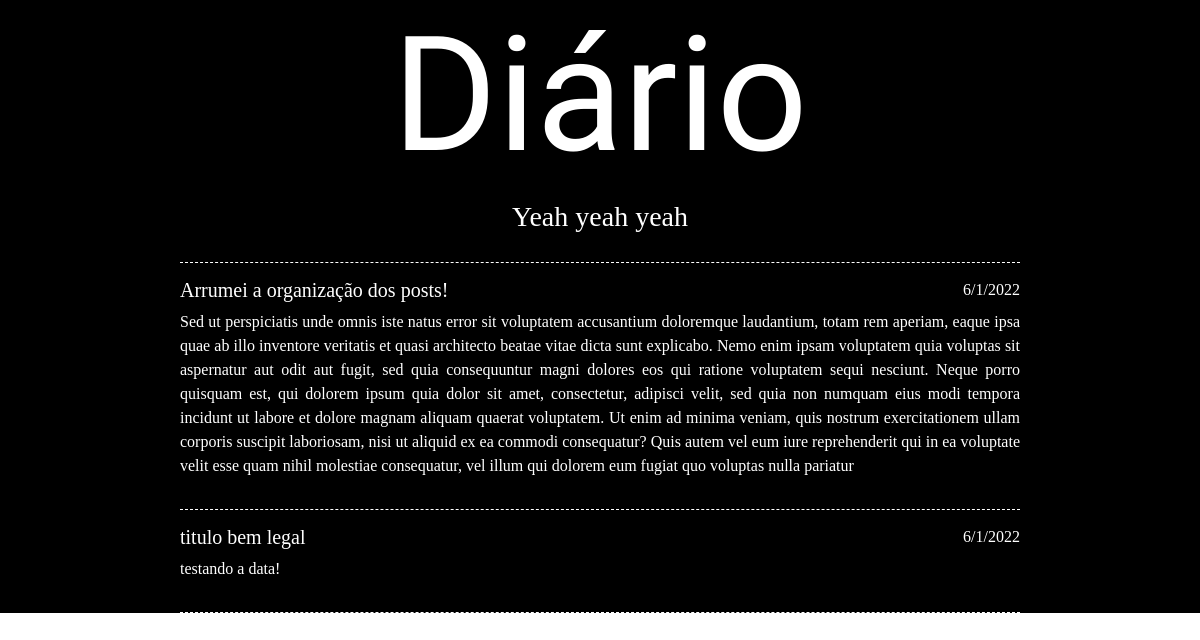
The app's page /, older data.
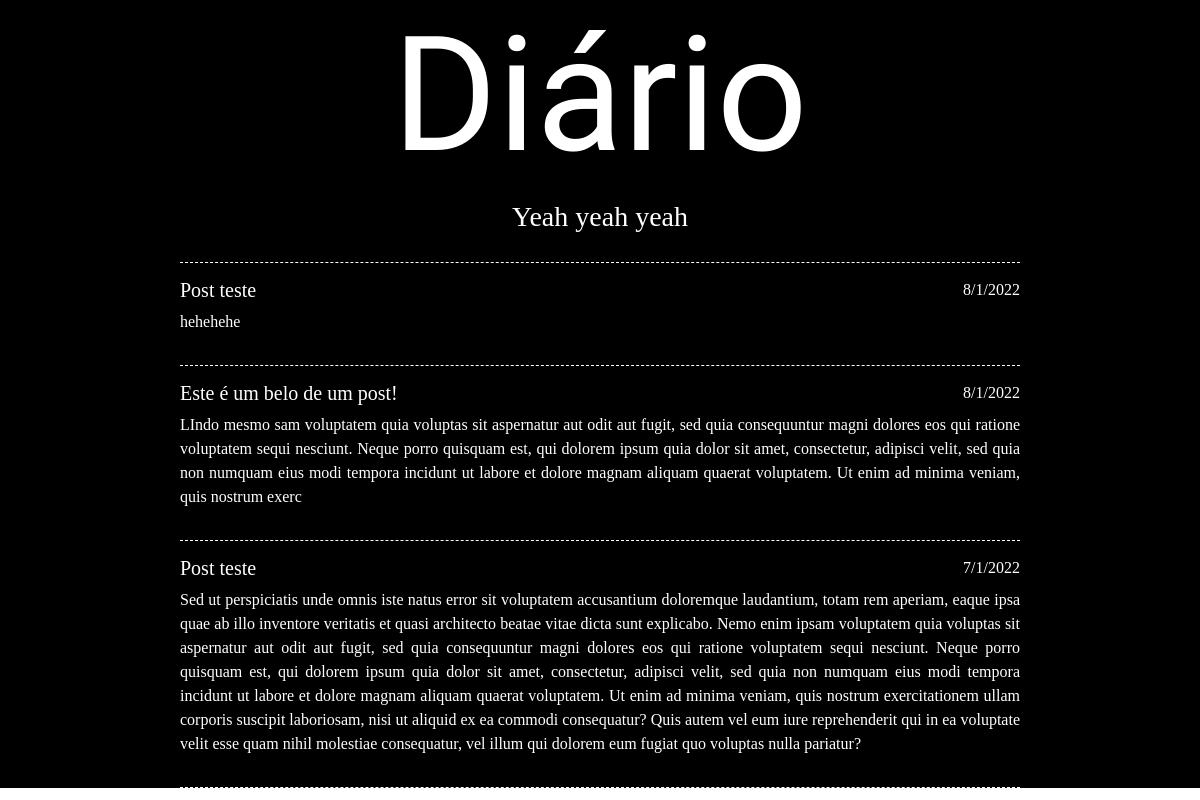
The same page, newer data.
### app/models/tables.py (models this page shows, shortened)
class Post(db.Model):
    __tablename__ = "posts"
    id = db.Column(db.Integer, primary_key=True)
    title = db.Column(db.Text)
    content = db.Column(db.Text)
    date = db.Column(db.DateTime,default=datetime.utcnow)

### app/controllers/routes.py (the view)
@app.route("/",methods=['GET'])
def index():
    posts = Post.query.order_by(Post.date).all()
    return render_template('index.html', posts=posts)

### app/templates/index.html (shortened to what this page needs)
{%extends "base.html"%}
{%block content%}
<div id="main-content">
    {%if posts%}
    {%for post in posts[::-1]%}
    <article class="post">
        <div class="title">
            <div>
                <h5 class="post-title" contentEditable="false">{{post.title}}</h5>
            </div>
            <div class="post-sidebar">
                <time>{{post.date.day}}/{{post.date.month}}/{{post.date.year}}</time>
            </div>
        </div>
        <div class="content">
            <p type="text" class="content-text" contentEditable="false">{{post.content}}</p>
        </div>
    </article>
    {%endfor%}
    {%endif%}
</div>
{%endblock%}

### app/templates/base.html (shortened to what this page needs)
<!DOCTYPE html>
<html lang="pt-br">
<head>
    <link rel="stylesheet" href="https://cdn.jsdelivr.net/npm/bootstrap@5.1.3/dist/css/bootstrap.min.css">
    <link rel="stylesheet" href="{{url_for('static',filename='style.css')}}">
</head>
<body>
    <div id="main">
        <header>
            <div id="logo">
                <h1>
                    Diário
                </h1>
                <h3>Yeah yeah yeah</h3>
            </div>
        </header>
        {%block content%}
        {%endblock%}
    </div>
</body>
</html>

### app/static/style.css (style rules this page uses)
* { margin: 0; padding: 0; box-sizing: border-box; font-family: 'Libre Baskerville', serif; color:white; }
#main { background-color: black; width: 100%; padding: 0 15%; }
header { display: flex; flex-direction: column; justify-content: center; align-items: center; padding-bottom: 20px; border-bottom: 1px dashed white; }
header>#logo>h1 { font-family: 'Amatic SC', cursive; font-size: 10rem; text-align: center; }
header h3 { text-align: center; }
.post { padding: 15px 0px; border-bottom: 1px dashed white; }
.title { display: flex; justify-content: space-between; }
.content>p { text-align: justify; }

Row changes from the older to the newer data that the page shows:
changed Post: title "Arrumei a organização dos posts!" → "Post teste"; date.day "6" → "8"; content "Sed ut perspiciatis unde omnis iste natus error sit voluptatem accusantium doloremque laudantium, totam rem aperiam, eaque ipsa quae ab illo inventore veritatis et quasi architecto beatae vitae dicta sunt explicabo. Nemo enim ipsam voluptatem quia voluptas sit aspernatur aut odit aut fugit, sed quia consequuntur magni dolores eos qui ratione voluptatem sequi nesciunt. Neque porro quisquam est, qui dolorem ipsum quia dolor sit amet, consectetur, adipisci velit, sed quia non numquam eius modi tempora incidunt ut labore et dolore magnam aliquam quaerat voluptatem. Ut enim ad minima veniam, quis nostrum exercitationem ullam corporis suscipit laboriosam, nisi ut aliquid ex ea commodi…" → "hehehehe"
changed Post: title "titulo bem legal" → "Este é um belo de um post!"; date.day "6" → "8"; content "testando a data!" → "LIndo mesmo sam voluptatem quia voluptas sit aspernatur aut odit aut fugit, sed quia consequuntur magni dolores eos qui ratione voluptatem sequi nesciunt. Neque porro quisquam est, qui dolorem ipsum quia dolor sit amet, consectetur, adipisci velit, sed quia non numquam eius modi tempora incidunt ut labore et dolore magnam aliquam quaerat voluptatem. Ut enim ad minima veniam, quis nostrum exerc"
added Post: title "Post teste", date.day "7", date.month "1", date.year "2022", content "Sed ut perspiciatis unde omnis iste natus error sit voluptatem accusantium doloremque laudantium, totam rem aperiam, eaque ipsa quae ab illo inventore veritatis et quasi architecto beatae vitae dicta sunt explicabo. Nemo enim ipsam voluptatem quia voluptas sit aspernatur aut odit aut fugit, sed quia consequuntur magni dolores eos qui ratione voluptatem sequi nesciunt. Neque porro quisquam est, qui dolorem ipsum quia dolor sit amet, consectetur, adipisci velit, sed quia non numquam eius modi tempora incidunt ut labore et dolore magnam aliquam quaerat voluptatem. Ut enim ad minima veniam, quis nostrum exercitationem ullam corporis suscipit laboriosam, nisi ut aliquid ex ea commodi…"
